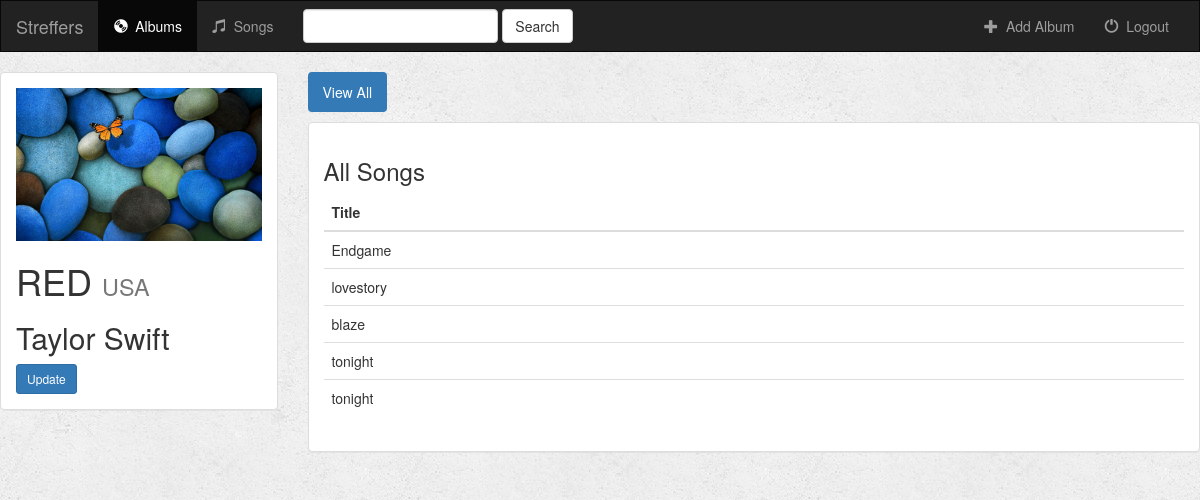
The app's page /music/1/ with its own data.
### music/models.py (models this page shows, shortened)
class Album(models.Model):
    artist = models.CharField(max_length=250)
    album_title = models.CharField(max_length=500)
    genre = models.CharField(max_length=100)
    album_logo = models.FileField()

class Songs(models.Model):
    artist = models.ForeignKey(Album, on_delete = models.CASCADE)
    song_title = models.CharField(max_length=250)
    file_type = models.CharField(max_length=10)
    is_favorite = models.BooleanField(default=False)

### music/views.py (the view)
# urls.py: re_path(r'^(?P<pk>[0-9]+)/',views.DetailView.as_view(), name = 'detail'),
class DetailView(generic.DetailView):
    model = Album
    template_name = 'music/detail.html'

### music/templates/music/detail.html (shortened to what this page needs)
{% extends 'music/base.html' %}
{% block body %}
<div class="row">
        <div class="col-sm-4 col-md-3">
            <div class="panel panel-default">
                <div class="panel-body">
                    <a href="{% url 'music:detail' album.id %}">
                        {% if album.album_logo.url %}
                            <img src="{{ album.album_logo.url }}" class="img-responsive">
                        {% else %}
                            <h3>No image to display</h3>
                        {% endif %}
                    </a>
                    <h1>{{ album.album_title }} <small>{{ album.genre }}</small></h1>
                    <h2>{{ album.artist }}</h2>
					<a href="{% url 'music:album_update' album.id %}" class="btn btn-primary btn-sm" role="button">Update</a>
                </div>
            </div>
        </div>
        <div class="col-sm-8 col-md-9">
            <ul class="nav nav-pills" style="margin-bottom: 10px;">
                <li role="presentation" class="active"><a href="{% url 'music:detail' album.id %}">View All</a></li>
            </ul>
            <div class="panel panel-default">
                <div class="panel-body">
                    <h3>All Songs</h3>
                    <table class="table">
                        <thead>
                        <tr>
                            <th>Title</th>
                        </tr>
                        </thead>
                        <tbody>
                        {% for song in album.songs_set.all %}
                            <tr>
                                <td>{{ song.song_title }}</td>
                            </tr>
                        {% endfor %}
                        </tbody>
                    </table>
                </div>
            </div>
        </div>
    </div>
{% endblock %}

### music/static/music/style.css (style rules this page uses)
body { background: white url("images/background.png"); }

### records on screen
Album: album_logo (picture), album_title "RED", genre "USA", artist "Taylor Swift"
Songs: song_title "Endgame"
Songs: song_title "lovestory"
Songs: song_title "blaze"
Songs: song_title "tonight"
Songs: song_title "tonight"
